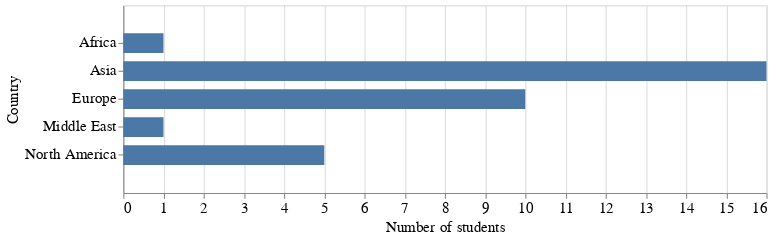

The notebook cell saved with this chart:
### Code cell
chart.configure_scale(
        bandPaddingInner=0.3,
        bandPaddingOuter=1
).configure_axisX(labelFontSize=14
).configure_axisY(labelFontSize=14)

### Figure 1 — Vega-Lite specification as saved in the notebook (floating-point values rounded to 4 significant figures)
{"$schema": "https://vega.github.io/schema/vega-lite/v2.4.3.json", "config": {"axis": {"titleFontSize": 14, "titleFontWeight": "normal"}, "axisX": {"labelFontSize": 14}, "axisY": {"labelFontSize": 14}, "scale": {"bandPaddingInner": 0.3, "bandPaddingOuter": 1}, "view": {"height": 400, "width": 500}}, "data": {"values": [{"Country": "Africa", "number_students": 1}, {"Country": "Asia", "number_students": 16}, {"Country": "Europe", "number_students": 10}, {"Country": "Middle East", "number_students": 1}, {"Country": "North America", "number_students": 5}]}, "height": 175, "layer": [{"encoding": {"x": {"field": "number_students", "scale": {"domain": [0, 16]}, "title": "Number of students", "type": "quantitative"}, "y": {"field": "Country", "type": "nominal"}}, "mark": "bar"}], "width": 600}
